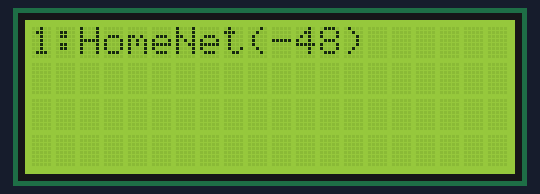
Recording of a sketch running on a simulated ESP32. Shown: 20×4 character LCD. A WiFi scan finds three made-up networks; what the sketch prints to the serial monitor is not drawn.

Above: at 2.28 s.
At 2.7 s:
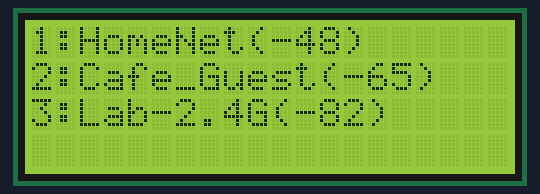

The sketch:

WiFiScan_onLCD.ino
```cpp
/*
 *  This sketch demonstrates how to scan WiFi networks.
 *  The API is almost the same as with the WiFi Shield library,
 *  the most obvious difference being the different file you need to include:
 */
#include "WiFi.h"
#include <Wire.h>
#include <LiquidCrystal_I2C.h>
LiquidCrystal_I2C lcd(0x3f,20,4);  // set the LCD address to 0x27 for a 16 chars and 2 line display


void setup()
{
    Serial.begin(9600);
  lcd.init();                      // initialize the lcd
  // Print a message to the LCD.
  lcd.backlight();
  lcd.setCursor(0,0);
    // Set WiFi to station mode and disconnect from an AP if it was previously connected
    WiFi.mode(WIFI_STA);
    WiFi.disconnect();
    delay(100);

    Serial.println("Setup done");
}

void loop()
{
    Serial.println("scan start");

    // WiFi.scanNetworks will return the number of networks found
    int n = WiFi.scanNetworks();
    Serial.println("scan done");
    lcd.clear() ;
    if (n == 0) {
        Serial.println("no networks found");
    } else {
        Serial.print(n);
        Serial.println(" networks found");
        for (int i = 0; i < n; ++i) {
            // Print SSID and RSSI for each network found
            Serial.print(i + 1);
            Serial.print(": ");
            Serial.print(WiFi.SSID(i));
            Serial.print(" (");
            Serial.print(WiFi.RSSI(i));
            Serial.print(")");
            Serial.println((WiFi.encryptionType(i) == WIFI_AUTH_OPEN)?" ":"*");
            lcd.setCursor(0,i % 4);
             lcd.print(i + 1);
            lcd.print(":");
            lcd.print(WiFi.SSID(i));
            lcd.print("(");
            lcd.print(WiFi.RSSI(i));
            lcd.print(")");
            delay(200);
        }
    }
    Serial.println("");

    // Wait a bit before scanning again
    delay(5000);
}
```

Measured:
- what the display in image 1 shows lasts 7.2 s, from 2.6 s to 9.8 s
